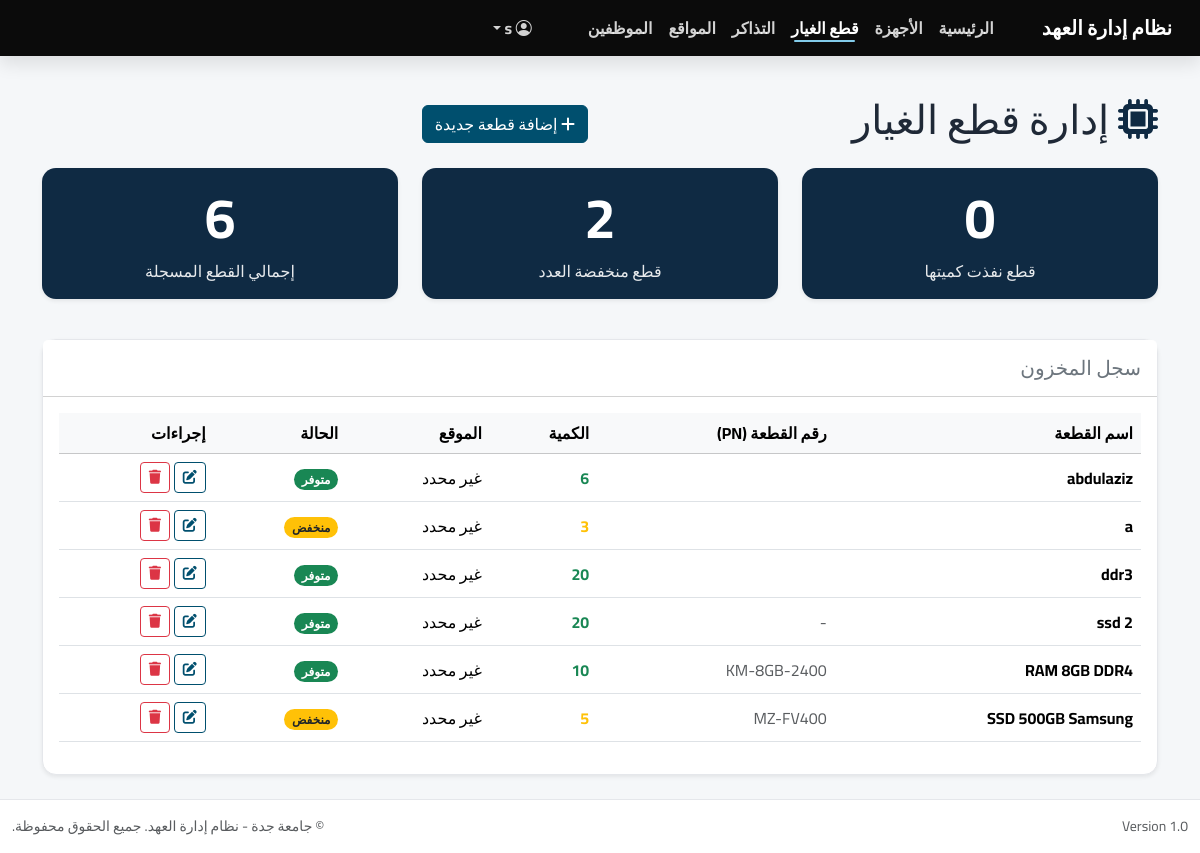
Before: /index.php?page=spareparts/index (signed in) with the older database file.
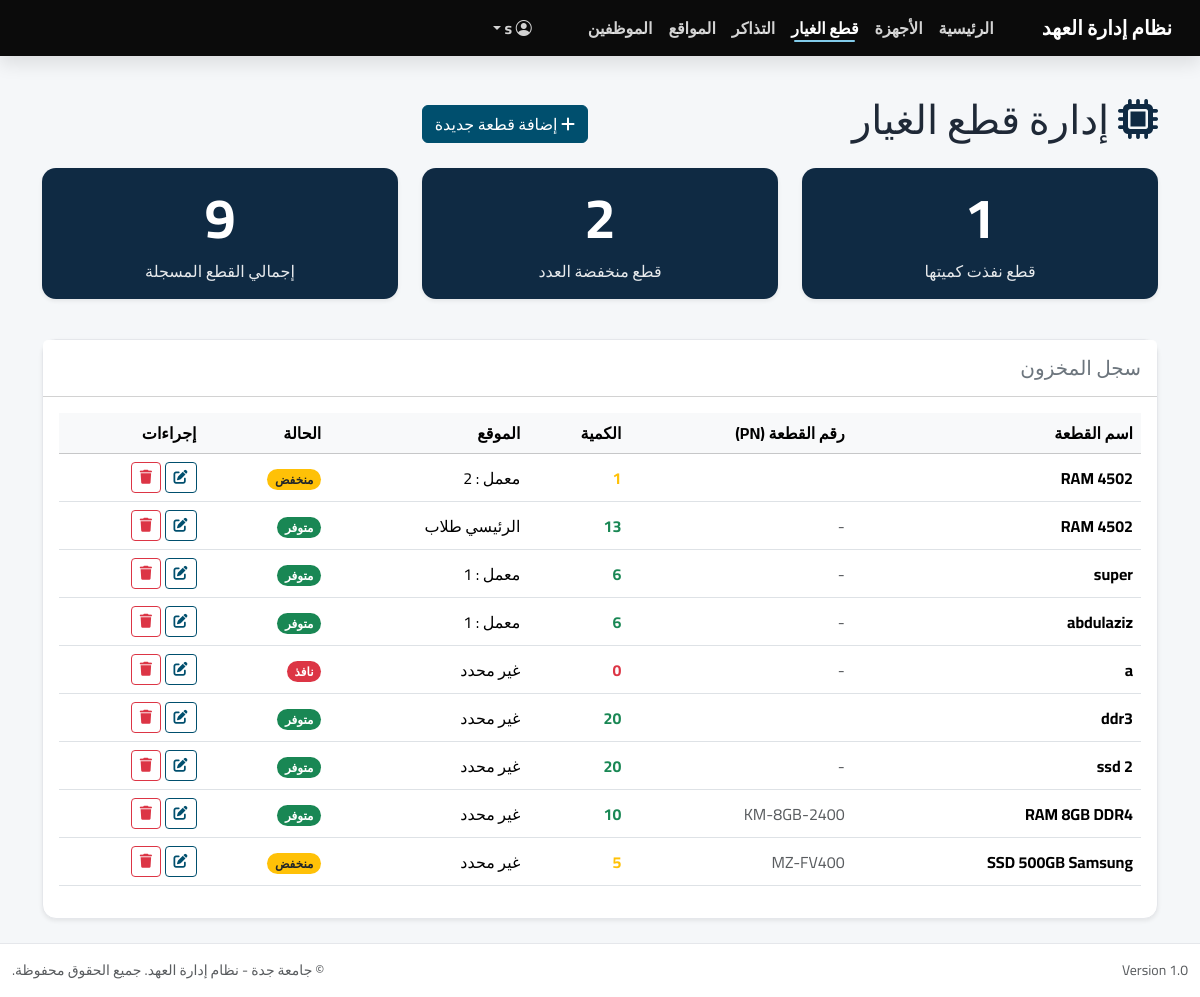
After: the same page with the newer database file.
### tables this page shows
CREATE TABLE `spare_parts` (
  `id` int(11) NOT NULL,
  `name` varchar(100) NOT NULL,
  `part_number` varchar(50) DEFAULT NULL,
  `quantity` int(11) DEFAULT 0,
  `min_quantity` int(11) DEFAULT 5,
  `location_id` int(11) DEFAULT NULL,
  `location` varchar(100) DEFAULT NULL,
  `description` text DEFAULT NULL,
  `created_at` datetime DEFAULT current_timestamp()
);

CREATE TABLE `locations` (
  `id` int(11) NOT NULL,
  `name_ar` varchar(255) NOT NULL,
  `name_en` varchar(255) DEFAULT NULL,
  `type` varchar(50) NOT NULL DEFAULT 'Building',
  `parent_id` int(11) DEFAULT NULL,
  `created_at` datetime DEFAULT current_timestamp()
);

### app/controllers/SparePartsController.php (called while the page is built, shortened)
<?php
class SparePartsController extends Controller
{
  private $spareModel;
  public function __construct()
  {
    $this->spareModel = $this->model('SparePart');
  }
  public function index()
  {
    $parts = method_exists($this->spareModel, 'getParts')
      ? $this->spareModel->getParts()
      : (method_exists($this->spareModel, 'getAll') ? $this->spareModel->getAll() : []);
    $totalParts = is_array($parts) ? count($parts) : 0;
    $outOfStock = 0;
    $lowStock = 0;
    if (is_array($parts)) {
      foreach ($parts as $part) {
        $qty = (int)($part->quantity ?? 0);
        $min = (int)($part->min_quantity ?? 0);
        if ($qty <= 0) {
          $outOfStock++;
        } elseif ($qty <= $min) {
          $lowStock++;
        }
      }
    }
    $data = [
      'parts' => $parts,
      'total_parts' => $totalParts,
      'out_of_stock' => $outOfStock,
      'low_stock' => $lowStock
    ];
    $this->view('spare_parts/index', $data);
  }
}

### app/helpers/session_helper.php (called while the page is built, shortened)
<?php
function isLoggedIn()
{
  return isset($_SESSION['user_id']);
}
function currentRole()
{
  $r = $_SESSION['user_role'] ?? 'user';
  return ($r === 'super_admin') ? 'superadmin' : $r;
}
function canAccessLocationsModule()
{
  $role = currentRole();
  if (in_array($role, ['superadmin', 'manager'], true)) return true;
}

### app/libraries/Database.php (called while the page is built, shortened)
<?php
class Database {
    private $host = 'localhost';
    private $user = 'root';
    private $pass = '';
    private $dbname = 'it_inventory';
    private $dbh;
    private $stmt;
    public function __construct() {
        $dsn = 'mysql:host=' . $this->host . ';dbname=' . $this->dbname;
        $options = array(
            PDO::ATTR_PERSISTENT => true,
            PDO::ATTR_ERRMODE => PDO::ERRMODE_EXCEPTION
        );
        try {
            $this->dbh = new PDO($dsn, $this->user, $this->pass, $options);
        } catch(PDOException $e) {
            $this->error = $e->getMessage();
            echo $this->error;
        }
    }
    public function query($sql) {
        $this->stmt = $this->dbh->prepare($sql);
    }
    public function execute() {
        return $this->stmt->execute();
    }
    public function resultSet() {
        $this->execute();
        return $this->stmt->fetchAll(PDO::FETCH_OBJ);
    }
}

### app/models/SparePart.php (called while the page is built, shortened)
<?php
class SparePart
{
  private $db;
  public function __construct()
  {
    $this->db = new Database();
  }
  public function getParts()
  {
    $this->db->query("
      SELECT sp.*,
             l.name_ar AS location_name_ar,
             l.name_en AS location_name_en
      FROM spare_parts sp
      LEFT JOIN locations l ON sp.location_id = l.id
      ORDER BY sp.created_at DESC
    ");
    return $this->db->resultSet();
  }
}

### app/views/spare_parts/index.php (the view, shortened to what this page needs)
<?php require_once APPROOT . '/views/layouts/header.php'; ?>
<?php
  $parts = $data['parts'] ?? [];
  $totalCount = is_array($parts) ? count($parts) : 0;
  $outCount = 0;
  $lowCount = 0;
  if (is_array($parts)) {
    foreach ($parts as $p) {
      $q = (int)($p->quantity ?? 0);
      $min = (int)($p->min_quantity ?? 0);
      if ($q <= 0) {
        $outCount++;
      } elseif ($q <= $min) {
        $lowCount++;
      }
    }
  }
?>
<div class="container mt-4">
    <div class="row mb-3 align-items-center">
        <div class="col-md-6">
            <h1><i class="fa fa-microchip text-navy"></i> إدارة قطع الغيار</h1>
        </div>
        <div class="col-md-6 text-md-end">
            <a href="<?php echo URLROOT; ?>/index.php?page=spareParts/add" class="btn btn-primary">
                <i class="fa fa-plus"></i> إضافة قطعة جديدة
            </a>
        </div>
    </div>
    <div class="row mb-4 text-center">
        <div class="col-md-4">
            <div class="card text-white bg-navy mb-3 shadow-sm kpi-card">
                <div class="card-body">
                    <h1 class="display-4 fw-bold" dir="ltr"><?php echo $outCount; ?></h1>
                    <p class="card-text">قطع نفذت كميتها</p>
                </div>
            </div>
        </div>
        <div class="col-md-4">
            <div class="card text-white bg-navy mb-3 shadow-sm kpi-card">
                <div class="card-body">
                    <h1 class="display-4 fw-bold" dir="ltr"><?php echo $lowCount; ?></h1>
                    <p class="card-text">قطع منخفضة العدد</p>
                </div>
            </div>
        </div>
        <div class="col-md-4">
            <div class="card text-white bg-navy mb-3 shadow-sm kpi-card">
                <div class="card-body">
                    <h1 class="display-4 fw-bold" dir="ltr">
                        <?php echo $totalCount; ?>
                    </h1>
                    <p class="card-text">إجمالي القطع المسجلة</p>
                </div>
            </div>
        </div>
    </div>
    <div class="card shadow-sm">
        <div class="card-header bg-white py-3">
            <h5 class="mb-0 text-secondary">سجل المخزون</h5>
        </div>
        <div class="card-body">
            <div class="table-responsive">
                <table class="table table-hover align-middle">
                    <thead class="table-light">
                        <tr>
                            <th>اسم القطعة</th>
                            <th>رقم القطعة (PN)</th>
                            <th>الكمية</th>
                            <th>الموقع</th>
                            <th>الحالة</th>
                            <th>إجراءات</th>
                        </tr>
                    </thead>
                    <tbody>
                        <?php if(!empty($data['parts'])): ?>
                            <?php foreach($data['parts'] as $part): ?>
                            <tr>
                                <td class="fw-bold"><?php echo $part->name; ?></td>
                                <td class="text-muted"><?php echo $part->part_number ?? '-'; ?></td>
                                <td>
                                    <?php if($part->quantity == 0): ?>
                                        <span class="text-danger fw-bold">0</span>
                                    <?php elseif($part->quantity <= $part->min_quantity): ?>
                                        <span class="text-warning fw-bold"><?php echo $part->quantity; ?></span>
                                    <?php else: ?>
                                        <span class="text-success fw-bold"><?php echo $part->quantity; ?></span>
                                    <?php endif; ?>
                                </td>
                                <td>
                                  <?php
                                    $locName = $part->location_name_ar ?? '';
                                    echo !empty($locName) ? htmlspecialchars($locName) : 'غير محدد';
                                  ?>
                                 </td>
                                <td>
                                    <?php if($part->quantity > $part->min_quantity): ?>
                                        <span class="badge bg-success rounded-pill">متوفر</span>
                                    <?php elseif($part->quantity > 0): ?>
                                        <span class="badge bg-warning text-dark rounded-pill">منخفض</span>
                                    <?php else: ?>
                                        <span class="badge bg-danger rounded-pill">نافذ</span>
                                    <?php endif; ?>
                                </td>
                                <td>
                                    <a href="<?php echo URLROOT; ?>/index.php?page=spareParts/edit&id=<?php echo $part->id; ?>" class="btn btn-sm btn-outline-primary">
                                        <i class="fa fa-edit"></i>
                                    </a>
                                    <a href="<?php echo URLROOT; ?>/index.php?page=spareParts/delete&id=<?php echo $part->id; ?>" class="btn btn-sm btn-outline-danger"
                                       onclick="return confirm('حذف هذه القطعة؟');">
                                        <i class="fa fa-trash"></i>
                                    </a>
                                </td>
                            </tr>
                            <?php endforeach; ?>
                        <?php else: ?>
                            <tr><td colspan="6" class="text-center py-4 text-muted">لا توجد قطع غيار مسجلة حتى الآن.</td></tr>
                        <?php endif; ?>
                    </tbody>
                </table>
            </div>
        </div>
    </div>
</div>
<?php require_once APPROOT . '/views/layouts/footer.php'; ?>

### public/index.php (shortened to what this page needs)
<?php
spl_autoload_register(function (string $class): void {
  $candidates = [
    APPROOT . '/controllers/' . $class . '.php',
    APPROOT . '/models/' . $class . '.php',
    APPROOT . '/libraries/' . $class . '.php',
  ];
  foreach ($candidates as $file) {
    if (file_exists($file)) {
      return;
    }
  }
});
function normalize_route(string $route): string {
  $route = urldecode($route);
  $route = str_replace('\\', '/', $route);
  $route = trim($route);
  $route = trim($route, "/ \t\n\r\0\x0B");
  $route = preg_replace('#/+#', '/', $route) ?? $route;
  return $route === '' ? 'dashboard/index' : $route;
}
$route = normalize_route((string)($_GET['page'] ?? 'dashboard/index'));
$routeKey = strtolower($route);
try {
  if (in_array($routeKey, ['spare_parts', 'spareparts', 'spare_parts/index', 'spareparts/index'], true)) {
    if (class_exists('SparePartsController')) {
      (new SparePartsController())->index();
    } else {
      (new DashboardController())->index();
    }
    exit;
  }
} catch (Throwable $e) {
  if (defined('APP_ENV') && constant('APP_ENV') === 'production') {
  echo "<h3>حدث خطأ غير متوقع</h3>";
  echo "<p>حاول مرة ثانية أو راجع مدير النظام.</p>";
} else {
  echo "<h3>Router Error</h3>";
  echo "<pre>" . htmlspecialchars($e->getMessage()) . "</pre>";
  echo "<pre>" . htmlspecialchars($e->getTraceAsString()) . "</pre>";
}
}

### app/libraries/Controller.php (shortened to what this page needs)
<?php
require_once '../app/helpers/session_helper.php';
class Controller {
    public function model($model){
        $path = '../app/models/' . $model . '.php';
        if (file_exists($path)) {
            return new $model();
        } else {
            die("Model file not found: {$path}");
        }
    }
    public function view($view, $data = []){
        $path = '../app/views/' . $view . '.php';
        if (file_exists($path)) {
            require $path;
        } else {
            die("View file not found: {$path}");
        }
    }
}

### app/views/layouts/header.php (shortened to what this page needs)
<?php
$canLocations = function_exists('canAccessLocationsModule') ? canAccessLocationsModule() : false;
$logged = function_exists('isLoggedIn') ? isLoggedIn() : false;
function navActive(string $prefix): string {
  $p = $_GET['page'] ?? '';
  return (strpos($p, $prefix) === 0) ? ' active' : '';
}
?>
<!doctype html>
<html lang="ar" dir="rtl">
<head>
  <link href="https://cdn.jsdelivr.net/npm/bootstrap@5.3.3/dist/css/bootstrap.min.css" rel="stylesheet">
  <link href="https://cdn.jsdelivr.net/npm/bootstrap-icons@1.11.3/font/bootstrap-icons.min.css" rel="stylesheet">
  <link rel="stylesheet" href="https://cdnjs.cloudflare.com/ajax/libs/font-awesome/6.5.1/css/all.min.css">
</head>
<body>
<nav class="navbar navbar-expand-lg navbar-dark">
  <div class="container-fluid">
    <a class="navbar-brand" href="index.php?page=dashboard/index">
      <?php echo defined('SITENAME') ? SITENAME : 'نظام إدارة العهد'; ?>
    </a>
    <div class="collapse navbar-collapse" id="topNav">
      <ul class="navbar-nav mb-2 mb-lg-0">
        <li class="nav-item">
          <a class="nav-link<?= navActive('dashboard') ?>" href="index.php?page=dashboard/index">الرئيسية</a>
        </li>
        <li class="nav-item">
          <a class="nav-link<?= navActive('assets') ?>" href="index.php?page=assets/index">الأجهزة</a>
        </li>
        <li class="nav-item">
          <a class="nav-link<?= navActive('spareparts') ?>" href="index.php?page=spareparts/index">قطع الغيار</a>
        </li>
        <li class="nav-item">
          <a class="nav-link<?= navActive('tickets') ?>" href="index.php?page=tickets/index">التذاكر</a>
        </li>
        <?php if ($canLocations): ?>
          <li class="nav-item">
            <a class="nav-link<?= navActive('locations') ?>" href="index.php?page=locations/index">المواقع</a>
          </li>
        <?php endif; ?>
        <?php if (function_exists('currentRole') && in_array(currentRole(), ['superadmin','manager'], true)): ?>
          <li class="nav-item">
            <a class="nav-link<?= navActive('users') ?>" href="index.php?page=users/index">الموظفين</a>
          </li>
        <?php endif; ?>
      </ul>
      <ul class="navbar-nav ms-lg-auto">
        <?php if ($logged): ?>
          <li class="nav-item dropdown">
            <a class="nav-link dropdown-toggle" href="#" role="button" data-bs-toggle="dropdown">
              <i class="bi bi-person-circle"></i>
            </a>
          </li>
        <?php else: ?>
          <li class="nav-item"><a class="nav-link" href="index.php?page=register">تسجيل جديد</a></li>
          <li class="nav-item"><a class="nav-link" href="index.php?page=login">دخول</a></li>
        <?php endif; ?>
      </ul>
    </div>
  </div>
</nav>
<main class="site-content container-fluid pt-3">

### app/views/layouts/footer.php (shortened to what this page needs)
</main>
<footer class="py-3 mt-4 bg-white" style="border-top:1px solid var(--uj-border);">
  <div class="container-fluid">
    <div class="d-flex align-items-center justify-content-between flex-wrap gap-2">
      <div class="text-muted small">Version 1.0</div>
      <div class="text-muted small">© جامعة جدة - نظام إدارة العهد. جميع الحقوق محفوظة.</div>
    </div>
  </div>
</footer>
</body>
</html>

### app/views/layouts/header.php (style rules this page uses)
:root { --uj-primary:#004F6E; --uj-accent:#83CCEA; --uj-bg:#F5F7F9; --uj-text:#1F2937; --uj-border:#E5E7EB; --uj-ring: rgba(0,79,110,.25); --nav-black:#0b0b0b; }
html, body { height: 100%; }
body { min-height: 100vh; display: flex; flex-direction: column; background: var(--uj-bg); color: var(--uj-text); font-family: "Cairo", sans-serif; }
main.site-content { flex: 1; }
.navbar { background: var(--nav-black) !important; box-shadow: 0 8px 18px rgba(0,0,0,.10); }
.navbar .navbar-brand { font-weight: 800; color: #fff !important; }
.navbar .nav-link { color: rgba(255,255,255,.82) !important; font-weight: 700; position: relative; }
.navbar .nav-link.active { color:#fff !important; }
.navbar .nav-link.active::after { content:""; position:absolute; right: .7rem; left: .7rem; bottom: .35rem; height: 2px; background: var(--uj-accent); border-radius: 2px; }
.card { border-color: var(--uj-border) !important; border-radius: 14px; }
.btn { transition: transform .08s ease, filter .15s ease, box-shadow .15s ease; }
.btn-primary { background: var(--uj-primary) !important; border-color: var(--uj-primary) !important; }
.btn-outline-primary { color: var(--uj-primary) !important; border-color: var(--uj-primary) !important; }

### app/views/spare_parts/index.php (style rules this page uses)
.bg-navy { background-color: #0F2A43 !important; }
.text-navy { color: #0F2A43 !important; }
.kpi-card { border: 0; border-radius: 14px; }
.kpi-card .card-text { opacity: .9; }

Changed rows visible on the page:
added spare_parts: name "RAM 4502", quantity "1", location.name_ar "معمل : 2", min_quantity "منخفض"
added spare_parts: name "RAM 4502", part_number "-", quantity "13", location.name_ar "الرئيسي طلاب", min_quantity "متوفر"
added spare_parts: name "super", part_number "-", quantity "6", location.name_ar "معمل : 1", min_quantity "متوفر"
changed spare_parts "abdulaziz": part_number (not shown) → "-"; location.name_ar (not shown) → "معمل : 1"; no longer shows "غير محدد"
changed spare_parts (number 5 of 9 on the later page): part_number (not shown) → "-"; quantity "3" → (not shown); quantity "منخفض" → "0 نافذ"
Other visible differences:
$outCount: "0" → "1"
$totalCount: "6" → "9"
